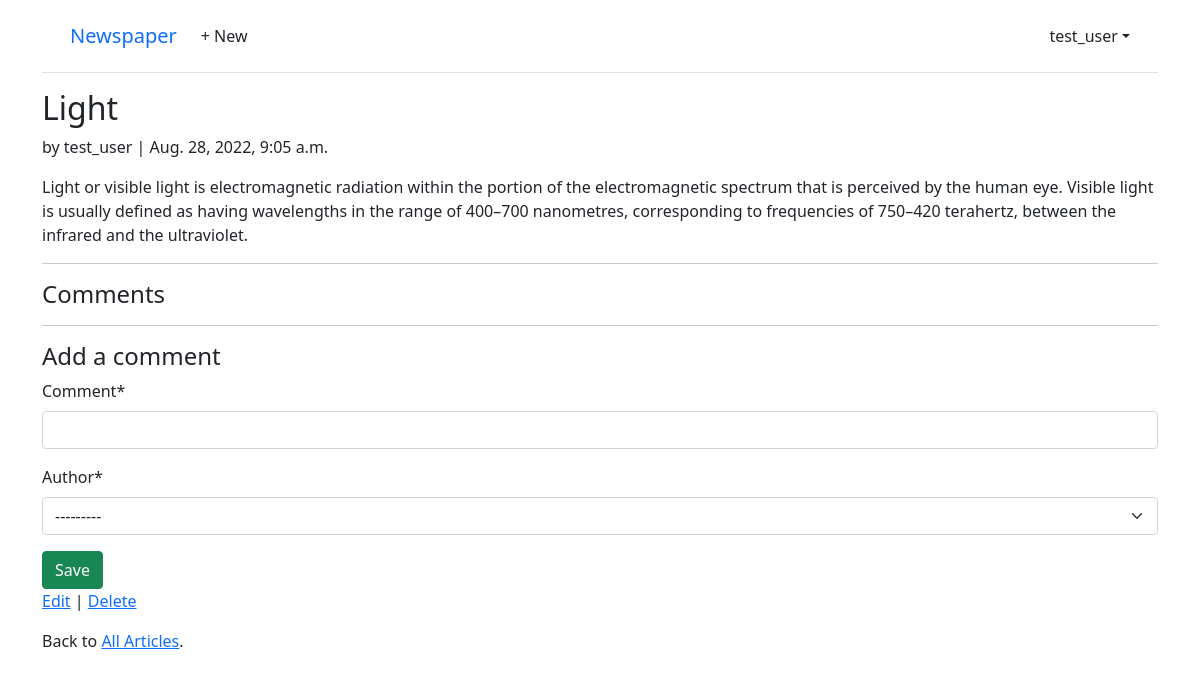
The app's page /articles/4/ (signed in), older data.
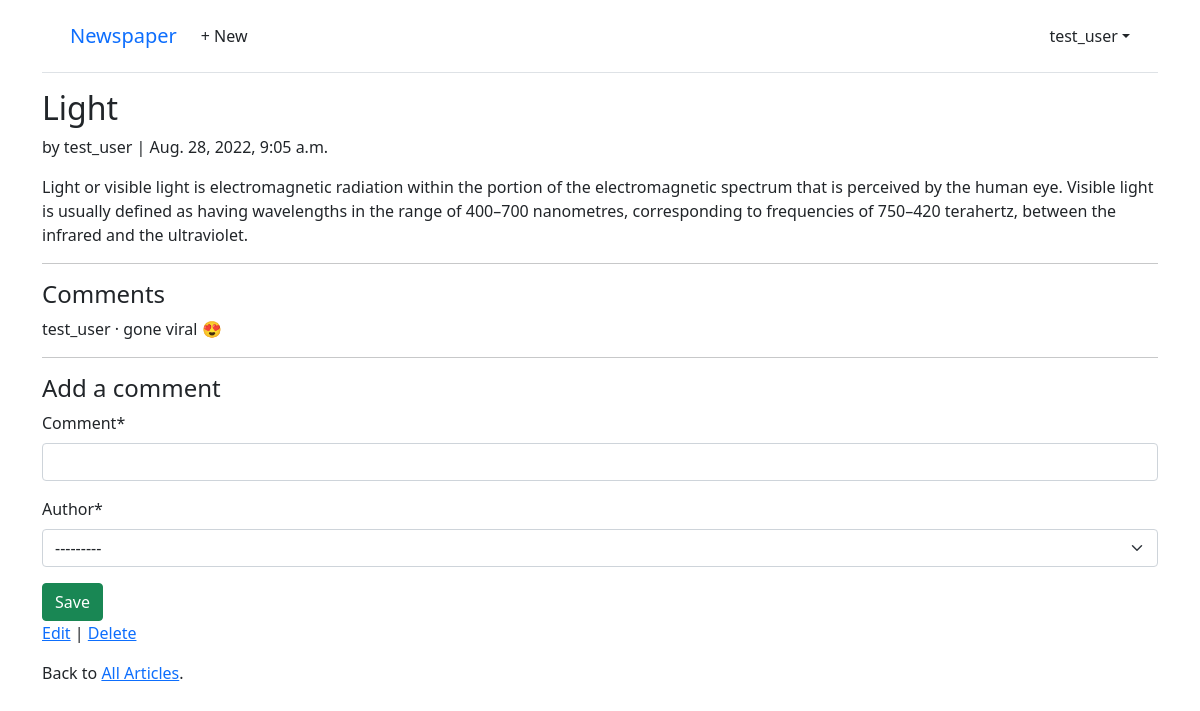
The same page, newer data.
### articles/models.py (models this page shows, shortened)
class Comment(models.Model):
    article = models.ForeignKey(Article, on_delete=models.CASCADE)
    comment = models.CharField(max_length=140)
    author = models.ForeignKey(settings.AUTH_USER_MODEL, on_delete=models.CASCADE)
    def __str__(self):
        return self.comment

### accounts/models.py (models this page shows)
class CustomUser(AbstractUser):
    age = models.PositiveIntegerField(null=True, blank=True)

### articles/views.py (the view, shortened to what this page needs)
# urls.py: path('<int:pk>/', ArticleDetailView.as_view(), name='article_detail'),
class ArticleDetailView(LoginRequiredMixin, View):
    model = Article
    template_name = 'article_detail.html'
    def get(self, request, *args, **kwargs):
        view = CommentGet.as_view()
        return view(request, *args, **kwargs)

### articles/forms.py
class CommentForm(forms.ModelForm):
    class Meta:
        model = Comment
        fields = ("comment", "author")

### articles/views.py (called while the page is built)
    def get_context_data(self, **kwargs):
        context = super().get_context_data(**kwargs)
        context["form"] = CommentForm()
        return context

### templates/article_detail.html (shortened to what this page needs)
{% extends 'base.html' %}
{% load crispy_forms_tags %}
{% block content %}
<div class="article-entry">
    <h2>{{ object.title }}</h2>
    <p>by {{object.author }} | {{ object.date }}</p>
    <p>{{ object.body }}</p>
</div>
<hr>
<h4>Comments</h4>
{% for comment in article.comment_set.all %}
    <p>{{ comment.author }} &middot; {{ comment }}</p>
{% endfor %}
<hr>
<h4>Add a comment</h4>
<form action="" method="post">
    {{ form|crispy }}
    <button class="btn btn-success ml-2" type="submit">Save</button>
</form>
<p>
    <a href="{% url 'article_edit' article.pk %}">Edit</a> |
    <a href="{% url 'article_delete' article.pk %}">Delete</a>
</p>
<p>
    Back to
    <a href="{% url 'article_list' %}">All Articles</a>.
</p>
{% endblock content %}

Row changes from the older to the newer data that the page shows:
added Comment: author "test_user", comment "gone viral 😍"
